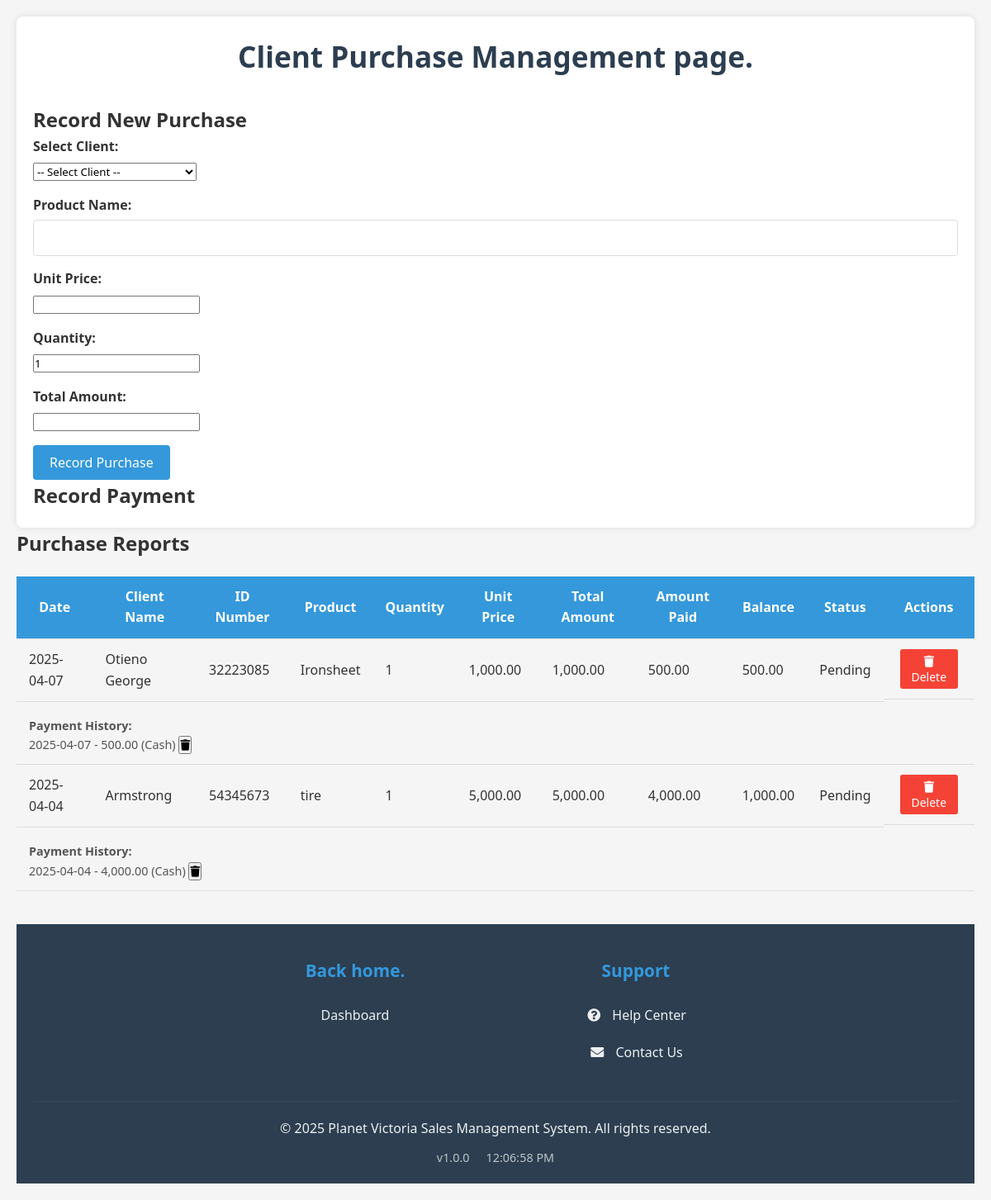
The app's page /Sales_products/purchases.php with its own data.
### tables this page shows
CREATE TABLE `purchases` (
  `purchase_id` int(11) NOT NULL,
  `client_id` int(11) NOT NULL,
  `product_name` varchar(255) NOT NULL,
  `unit_price` decimal(10,2) NOT NULL,
  `quantity` int(11) NOT NULL,
  `total_amount` decimal(10,2) NOT NULL,
  `purchase_date` timestamp NOT NULL DEFAULT current_timestamp()
);

CREATE TABLE `clients` (
  `client_id` int(11) NOT NULL,
  `name` varchar(100) NOT NULL,
  `id_number` varchar(50) NOT NULL,
  `phone` varchar(20) NOT NULL,
  `email` varchar(100) DEFAULT NULL,
  `address` text DEFAULT NULL,
  `id_front_image` varchar(255) DEFAULT NULL,
  `id_back_image` varchar(255) DEFAULT NULL,
  `profile_image` varchar(255) DEFAULT NULL,
  `created_at` timestamp NOT NULL DEFAULT current_timestamp(),
  `updated_at` timestamp NOT NULL DEFAULT current_timestamp() ON UPDATE current_timestamp()
);

CREATE TABLE `payments` (
  `payment_id` int(11) NOT NULL,
  `purchase_id` int(11) NOT NULL,
  `amount` decimal(10,2) NOT NULL,
  `payment_method` varchar(50) NOT NULL,
  `payment_date` date NOT NULL,
  `recorded_at` timestamp NOT NULL DEFAULT current_timestamp()
);

### Sales_products/purchases.php (the view, shortened to what this page needs)
<?php
require_once 'db.php';
?>
<!DOCTYPE html>
<html lang="en">
<head>
    <link rel="stylesheet" href="clients.css">
    <link rel="stylesheet" href="https://cdnjs.cloudflare.com/ajax/libs/font-awesome/5.15.4/css/all.min.css">
</head>
<body>
<div class="client-management">
    <h1>Client Purchase Management page.</h1>
    <div class="section">
            <h2>Record New Purchase</h2>
            <form action="api/add_purchase.php" method="POST">
                <div class="form-group">
                    <label for="clientSelect">Select Client:</label>
                    <select id="clientSelect" name="client_id" required>
                        <option value="">-- Select Client --</option>
                    </select>
                </div>
                <div class="form-group">
                    <label for="productName">Product Name:</label>
                    <input type="text" id="productName" name="product_name" required>
                </div>
                <div class="form-group">
                    <label for="productPrice">Unit Price:</label>
                    <input type="number" id="productPrice" name="product_price" min="0" step="0.01" required>
                </div>
                <div class="form-group">
                    <label for="quantity">Quantity:</label>
                    <input type="number" id="quantity" name="quantity" min="1" value="1" required>
                </div>
                <div class="form-group">
                    <label for="totalAmount">Total Amount:</label>
                    <input type="number" id="totalAmount" name="total_amount" min="0" step="0.01" readonly>
                </div>
                <button type="submit" class="btn">Record Purchase</button>
            </form>
        </div>
        <div class="section">
            <h2>Record Payment</h2>
        </div>
    </div>
    <div class="report-section">
        <h2>Purchase Reports</h2>
        <table class="report-table">
            <thead>
                <tr>
                    <th>Date</th>
                    <th>Client Name</th>
                    <th>ID Number</th>
                    <th>Product</th>
                    <th>Quantity</th>
                    <th>Unit Price</th>
                    <th>Total Amount</th>
                    <th>Amount Paid</th>
                    <th>Balance</th>
                    <th>Status</th>
                    <th>Actions</th>
                </tr>
            </thead>
            <tbody>
                <?php
                $sql = "SELECT
                            p.purchase_id,
                            DATE_FORMAT(p.purchase_date, '%Y-%m-%d') as purchase_date,
                            c.name as client_name,
                            c.id_number,
                            p.product_name,
                            p.quantity,
                            p.unit_price,
                            p.total_amount,
                            COALESCE(SUM(py.amount), 0) as paid_amount,
                            (p.total_amount - COALESCE(SUM(py.amount), 0)) as balance,
                            CASE
                                WHEN (p.total_amount - COALESCE(SUM(py.amount), 0)) <= 0 THEN 'Paid'
                                ELSE 'Pending'
                            END as status
                        FROM purchases p
                        JOIN clients c ON p.client_id = c.client_id
                        LEFT JOIN payments py ON p.purchase_id = py.purchase_id";
                $sql .= " GROUP BY p.purchase_id
                          ORDER BY p.purchase_date DESC";
                $stmt = $pdo->prepare($sql);
                $stmt->execute($params ?? []);
                if ($stmt->rowCount() > 0) {
                    while ($row = $stmt->fetch(PDO::FETCH_ASSOC)) {
                        echo "<tr>
                                <td>{$row['purchase_date']}</td>
                                <td>{$row['client_name']}</td>
                                <td>{$row['id_number']}</td>
                                <td>{$row['product_name']}</td>
                                <td>{$row['quantity']}</td>
                                <td>" . number_format($row['unit_price'], 2) . "</td>
                                <td>" . number_format($row['total_amount'], 2) . "</td>
                                <td>" . number_format($row['paid_amount'], 2) . "</td>
                                <td>" . number_format($row['balance'], 2) . "</td>
                                <td class='status-{$row['status']}'>{$row['status']}</td>
                                <td class='action-btns'>
                                    <button class='btn-delete' onclick=\"confirmDelete('purchase', {$row['purchase_id']})\">
                                        <i class='fas fa-trash'></i> Delete
                                    </button>
                                </td>
                              </tr>";
                        $payment_stmt = $pdo->prepare("SELECT * FROM payments WHERE purchase_id = ? ORDER BY payment_date DESC");
                        $payment_stmt->execute([$row['purchase_id']]);
                        $payments = $payment_stmt->fetchAll(PDO::FETCH_ASSOC);
                        if (!empty($payments)) {
                            echo "<tr class='payment-row'>
                                    <td colspan='11'>
                                        <div class='payment-details'>
                                            <strong>Payment History:</strong><br>";
                            foreach ($payments as $payment) {
                                echo "<span>
                                        " . date('Y-m-d', strtotime($payment['payment_date'])) . " -
                                        " . number_format($payment['amount'], 2) . " ({$payment['payment_method']})
                                        <button class='btn-delete-sm' onclick=\"confirmDelete('payment', {$payment['payment_id']})\">
                                            <i class='fas fa-trash'></i>
                                        </button>
                                      </span><br>";
                            }
                            echo "</div>
                                    </td>
                                  </tr>";
                        }
                    }
                } else {
                    echo "<tr><td colspan='11' class='no-data'>No purchases found</td></tr>";
                }
                ?>
            </tbody>
        </table>
    </div>
<?php include 'footer.php'; ?>
</body>
</html>

### Sales_products/clients.css (style rules this page uses)
* { box-sizing: border-box; margin: 0; padding: 0; font-family: 'Segoe UI', Tahoma, Geneva, Verdana, sans-serif; }
body { background-color: #f5f5f5; color: #333; line-height: 1.6; padding: 20px; }
.client-management { max-width: 1200px; margin: 0 auto; padding: 20px; background: white; border-radius: 8px; box-shadow: 0 0 10px rgba(0, 0, 0, 0.1); }
.client-management h1 { text-align: center; margin-bottom: 30px; color: #2c3e50; font-size: 2.2em; }
.form-group { margin-bottom: 15px; width: 100%; }
.form-group label { display: block; margin-bottom: 5px; font-weight: 600; }
.form-group input[type="text"], .form-group input[type="tel"], .form-group input[type="file"], .form-group textarea { width: 100%; padding: 10px; border: 1px solid #ddd; border-radius: 4px; font-size: 16px; }
.btn { display: inline-block; background: #3498db; color: white; padding: 10px 20px; border: none; border-radius: 4px; cursor: pointer; font-size: 16px; transition: background 0.3s; text-align: center; }
table { width: 100%; border-collapse: collapse; margin-top: 20px; }
th, td { padding: 12px 15px; text-align: left; border-bottom: 1px solid #ddd; }
th { background-color: #3498db; color: white; text-align: center; }
.btn-edit, .btn-delete { padding: 5px 10px; margin: 0 5px; border: none; border-radius: 4px; cursor: pointer; font-size: 14px; transition: all 0.3s; }
.btn-delete { background: #e74c3c; color: white; }

### Sales_products/purchases.php (style rules this page uses)
.action-btns { display: flex; gap: 5px; }
.btn-delete { background-color: #f44336; color: white; border: none; padding: 5px 10px; border-radius: 3px; cursor: pointer; }
.payment-details { margin-top: 5px; font-size: 0.9em; color: #555; }

### records on screen
purchases: purchase_date "2025-04-07", client.name "Otieno George", client.id_number "32223085", product_name "Ironsheet", quantity "1", unit_price "1,000.00", total_amount "1,000.00", paid_amount "500.00", balance "500.00", status "Pending"
payments: payment_date "2025-04-07", amount "500.00", payment_method "Cash"
purchases: purchase_date "2025-04-04", client.name "Armstrong", client.id_number "54345673", product_name "tire", quantity "1", unit_price "5,000.00", total_amount "5,000.00", paid_amount "4,000.00", balance "1,000.00", status "Pending"
payments: payment_date "2025-04-04", amount "4,000.00", payment_method "Cash"
